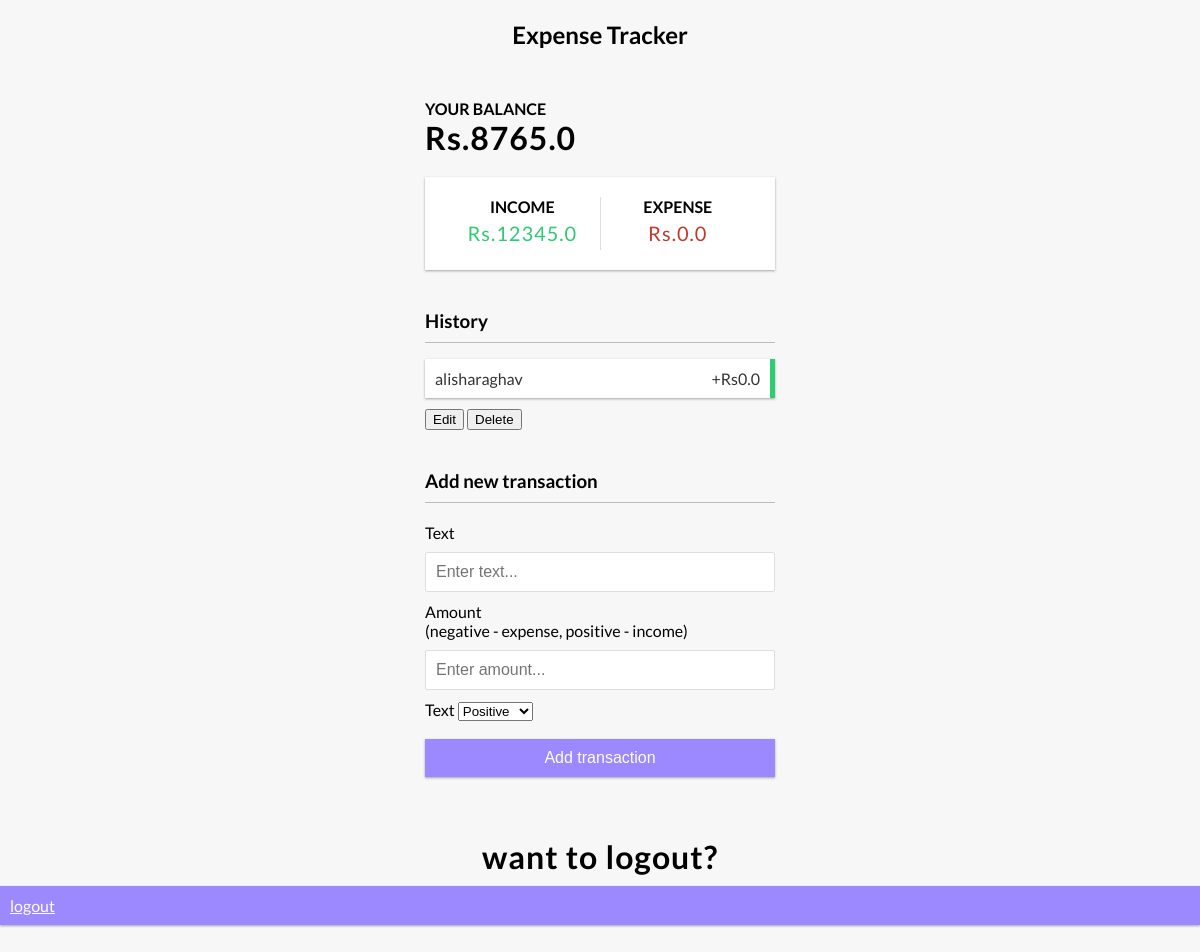
Page /home/ (signed in) on the earlier database version.
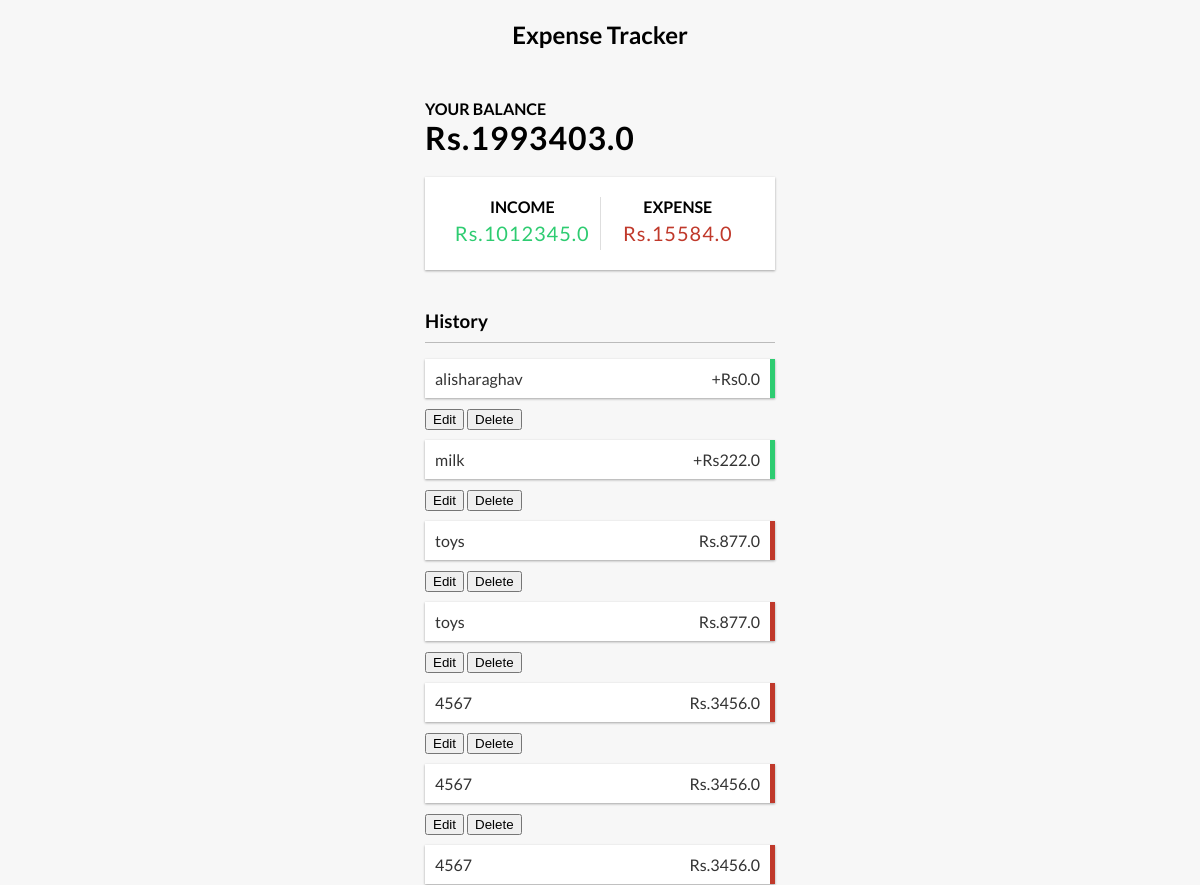
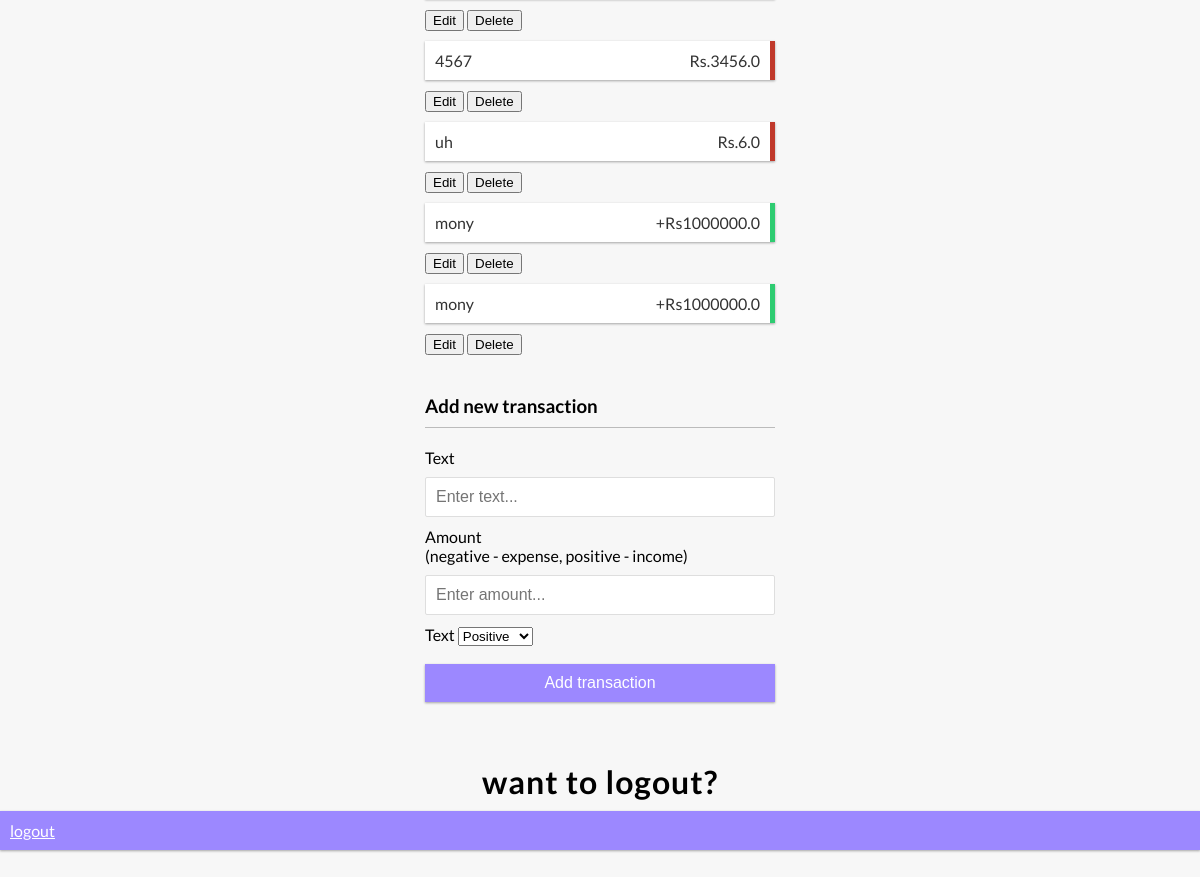
Same page on the later database version (2 pictures, top to bottom).
### home/models.py (models this page shows, shortened)
class Profile(models.Model):
    user=models.ForeignKey(User,on_delete=models.CASCADE)
    income=models.FloatField(default=0)
    expense=models.FloatField(default=0)
    balance=models.FloatField(null=True,blank=True,default=0)

class Expense(models.Model):
    user=models.ForeignKey(User,on_delete=models.CASCADE)
    name=models.CharField(max_length=100)
    amount=models.FloatField()
    expense_type=models.CharField(max_length=100, choices=TYPE)

### home/views.py (the view, shortened to what this page needs)
# urls.py: 2. Add a URL to urlpatterns:  path('', views.home, name='home')
@login_required(login_url='login')
def home(request):
   profile, created = Profile.objects.get_or_create(user=request.user)
   expenses= Expense.objects.filter(user= request.user)
   context = {'profile':profile, 'expenses':expenses}
   return render(request, 'home.html',context)

### home/templates/home.html (shortened to what this page needs)
{% extends "base.html" %}
{% block start %}
<h2>Expense Tracker</h2>
<div class="container">
  <h4>Your Balance</h4>
  <h1 id="balance">Rs.{{profile.balance}}</h1>
  <div class="inc-exp-container">
    <div>
      <h4>Income</h4>
      <p id="money-plus" class="money plus">Rs.{{profile.income}}</p>
    </div>
    <div>
      <h4>Expense</h4>
      <p id="money-minus" class="money minus">Rs.{{profile.expense}}</p>
    </div>
  </div>
  <h3>History</h3>
  <ul id="list" class="list">
    {% for expense in expenses%}
    {% if expense.expense_type == 'Positive'%}
    <li class="plus">
      {{expense.name}} <span>+Rs{{expense.amount}}</span>
    </li>
    {% else %}
    <li class="minus">
      {{expense.name}} <span>Rs.{{expense.amount}}</span>
    </li>
    {% endif %}
      <button type="submit">Edit</button>
      <button type="submit">Delete</button>
    {% endfor %}
  </ul>
  <h3>Add new transaction</h3>
  <form id="form" method="POST">
    <div class="form-control">
      <label for="text">Text</label>
      <input type="text" required name="text" id="text" placeholder="Enter text..." />
    </div>
    <div class="form-control">
      <label for="amount"
        >Amount <br />
        (negative - expense, positive - income)</label
      >
      <input type="number" required name="amount" id="amount" placeholder="Enter amount..." />
    </div>
    <div class="form-control">
      <label for="text">Text</label>
      <select name="expense_type" required class="form-control">
        <option value="Positive">Positive</option>
      </select>
    </div>
    <button class="btn" type="submit">Add transaction</button>
  </form>
</div>
<h1>want to logout?</h1>
<a href="{% url 'logout' %}" class=btn btn-primary}"> logout </a>
{% endblock %}

### home/templates/base.html (shortened to what this page needs)
<!DOCTYPE html>
<html lang="en">
  <head>
  </head>
  <body>
    {% block start %}
    {% endblock %}
  </body>
</html>

### home/templates/base.html (style rules this page uses)
:root { --box-shadow: 0 1px 3px rgba(0, 0, 0, 0.12), 0 1px 2px rgba(0, 0, 0, 0.24); }
* { box-sizing: border-box; }
body { background-color: #f7f7f7; display: flex; flex-direction: column; align-items: center; justify-content: center; min-height: 100vh; margin: 0; font-family: 'Lato', sans-serif; }
.container { margin: 30px auto; width: 350px; }
h1 { letter-spacing: 1px; margin: 0; }
h3 { border-bottom: 1px solid #bbb; padding-bottom: 10px; margin: 40px 0 10px; }
h4 { margin: 0; text-transform: uppercase; }
.inc-exp-container { background-color: #fff; box-shadow: var(--box-shadow); padding: 20px; display: flex; justify-content: space-between; margin: 20px 0; }
.inc-exp-container > div { flex: 1; text-align: center; }
.inc-exp-container > div:first-of-type { border-right: 1px solid #dedede; }
.money { font-size: 20px; letter-spacing: 1px; margin: 5px 0; }
.money.plus { color: #2ecc71; }
.money.minus { color: #c0392b; }
label { display: inline-block; margin: 10px 0; }
input[type='text'], input[type='number'] { border: 1px solid #dedede; border-radius: 2px; display: block; font-size: 16px; padding: 10px; width: 100%; }
.btn { cursor: pointer; background-color: #9c88ff; box-shadow: var(--box-shadow); color: #fff; border: 0; display: block; font-size: 16px; margin: 10px 0 30px; padding: 10px; width: 100%; }
.list { list-style-type: none; padding: 0; margin-bottom: 40px; }
.list li { background-color: #fff; box-shadow: var(--box-shadow); color: #333; display: flex; justify-content: space-between; position: relative; padding: 10px; margin: 10px 0; }
.list li.plus { border-right: 5px solid #2ecc71; }
.list li.minus { border-right: 5px solid #c0392b; }

Differences in the rows shown:
changed Profile: balance "8765.0" → "1993403.0"; income "12345.0" → "1012345.0"; expense "0.0" → "15584.0"
added Expense: name "milk", amount "222.0"
added Expense: name "toys", amount "877.0"
added Expense: name "toys", amount "877.0"
added Expense: name "4567", amount "3456.0"
added Expense: name "4567", amount "3456.0"
added Expense: name "4567", amount "3456.0"
added Expense: name "4567", amount "3456.0"
added Expense: name "uh", amount "6.0"
added Expense: name "mony", amount "1000000.0"
added Expense: name "mony", amount "1000000.0"
